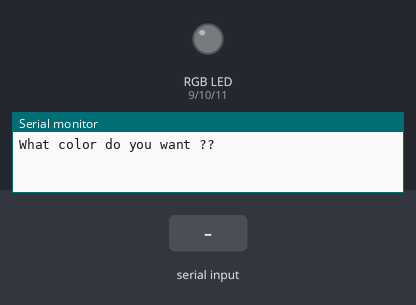
Simulated run of this sketch. Board: Arduino Uno, built with avr-gcc and run on an emulated ATmega328P. On the bench: an RGB LED mixed from three pins (HIGH = lit), the last lines printed to the serial monitor. Inputs (shaded band) come from the test bench.

Above: at 1.2 s.
1.3 s: "red" received over Serial
At 2.7 s:
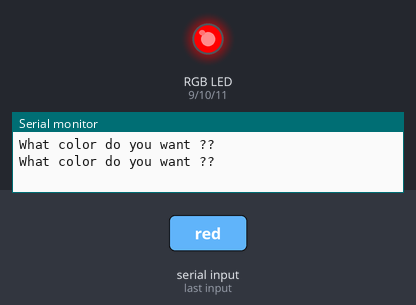
3.8 s: "green" received over Serial
At 5.9 s:
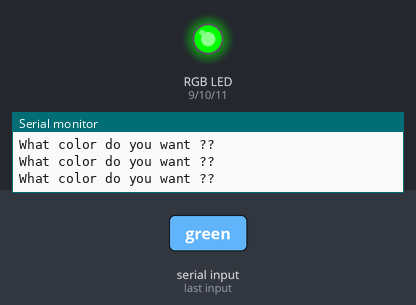
6.3 s: "blue" received over Serial
At 7.7 s:
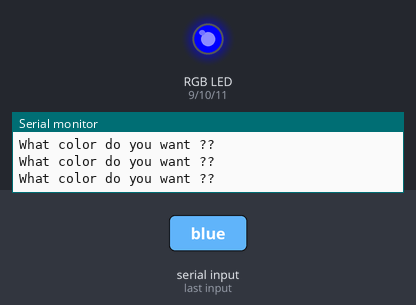
8.8 s: "aqua" received over Serial
At 10.9 s:
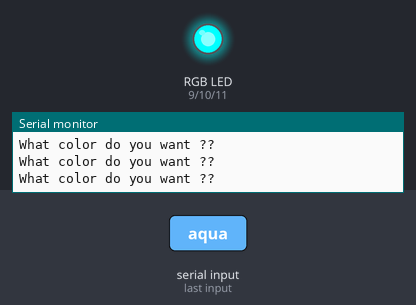
11.3 s: "yellow" received over Serial
At 12.8 s:
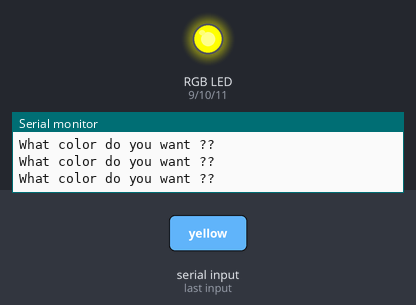
13.8 s: "purple" received over Serial
At 15.9 s:
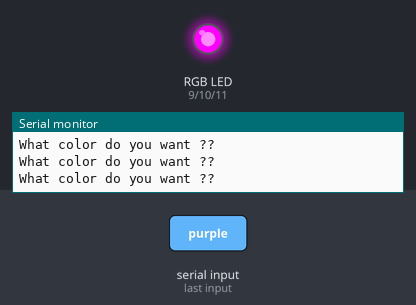
Timing chart, 0 to 17.3 s (numbered marks = the images above; inputs shaded):
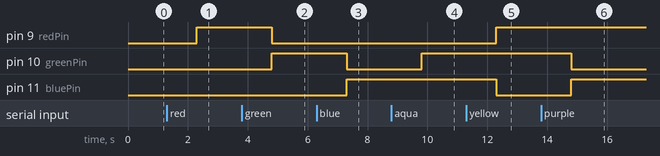

Measured:
- after the input at 1.3 s, pin 9 (redPin): LOW → HIGH after 1.0 s
- after the input at 3.8 s, pin 9 (redPin): HIGH → LOW after 1.0 s; pin 10 (greenPin): LOW → HIGH after 1.0 s
- after the input at 6.3 s, pin 10 (greenPin): HIGH → LOW after 1.0 s; pin 11 (bluePin): LOW → HIGH after 1.0 s
- after the input at 8.8 s, pin 10 (greenPin): LOW → HIGH after 1.0 s
- after the input at 11.3 s, pin 9 (redPin): LOW → HIGH after 1.0 s; pin 11 (bluePin): HIGH → LOW after 1.0 s
- after the input at 13.8 s, pin 10 (greenPin): HIGH → LOW after 1.0 s; pin 11 (bluePin): LOW → HIGH after 1.0 s

The sketch:

RGB_LED.ino
```cpp
int redPin=9;
int greenPin=10;
int bluePin=11;
String mycolor;
String msg="What color do you want ??";

void setup() {
  // put your setup code here, to run once:
  Serial.begin(9600);
  pinMode(redPin,OUTPUT);
  pinMode(greenPin,OUTPUT);
  pinMode(bluePin,OUTPUT);
}

void loop() {
  // put your main code here, to run repeatedly:
  Serial.println(msg);
  while (Serial.available()==0)
  {

  }
  mycolor=Serial.readString();
  if (mycolor=="red")
  {
    digitalWrite(redPin,HIGH);
    digitalWrite(greenPin,LOW);
    digitalWrite(bluePin,LOW);
  }
  if (mycolor=="green")
  {
    digitalWrite(greenPin,HIGH);
    digitalWrite(redPin,LOW);
    digitalWrite(bluePin,LOW);
  }
  if (mycolor=="blue")
  {
    digitalWrite(bluePin,HIGH);
    digitalWrite(redPin,LOW);
    digitalWrite(greenPin,LOW);
  }
  if (mycolor=="aqua")
  {
    analogWrite(redPin,0);
    analogWrite(bluePin,255);
    analogWrite(greenPin,255);
  }
  if (mycolor=="yellow")
  {
    analogWrite(bluePin,0);
    analogWrite(redPin,255);
    analogWrite(greenPin,255);
  }
  if (mycolor=="purple")
  {
    analogWrite(redPin,255);
    analogWrite(greenPin,0);
    analogWrite(bluePin,255);
  }
  if (mycolor=="white")
  {
    analogWrite(redPin,255);
    analogWrite(bluePin,255);
    analogWrite(greenPin,255);
  }
  if (mycolor=="teal")
  {
    analogWrite(redPin,0);
    analogWrite(bluePin,153);
    analogWrite(greenPin,153);
  }
}
```
